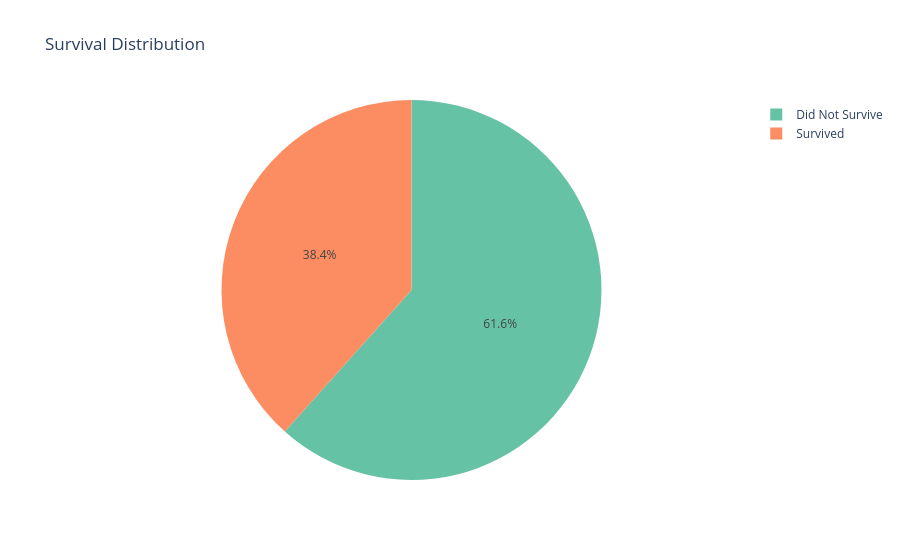

Write notebook code for a chart like this one.
### Code cell
# Create an interactive pie chart showing the survival split
# Map the 0 and 1 values to readable labels: Did Not Survive and Survived
# Use px.colors.qualitative.Set2 for the color scheme

survival_counts = df['Survived'].value_counts().reset_index()
survival_counts.columns = ['Survived', 'Count']
survival_counts['Survived'] = survival_counts['Survived'].map({0: 'Did Not Survive', 1: 'Survived'})

fig = px.pie(survival_counts, values='Count', names='Survived',
             title='Survival Distribution',
             color_discrete_sequence=px.colors.qualitative.Set2)
fig.show()

### Figure 1 — Plotly figure (JSON) as saved in the notebook; plotly's stock layout.template omitted (floating-point values rounded to 4 significant figures)
{"data": [{"domain": {"x": [0, 1], "y": [0, 1]}, "hovertemplate": "Survived=%{label}<br>Count=%{value}<extra></extra>", "labels": ["Did Not Survive", "Survived"], "legendgroup": "", "name": "", "showlegend": true, "type": "pie", "values": [549, 342]}], "layout": {"legend": {"tracegroupgap": 0}, "piecolorway": ["rgb(102,194,165)", "rgb(252,141,98)", "rgb(141,160,203)", "rgb(231,138,195)", "rgb(166,216,84)", "rgb(255,217,47)", "rgb(229,196,148)", "rgb(179,179,179)"], "title": {"text": "Survival Distribution"}}}
